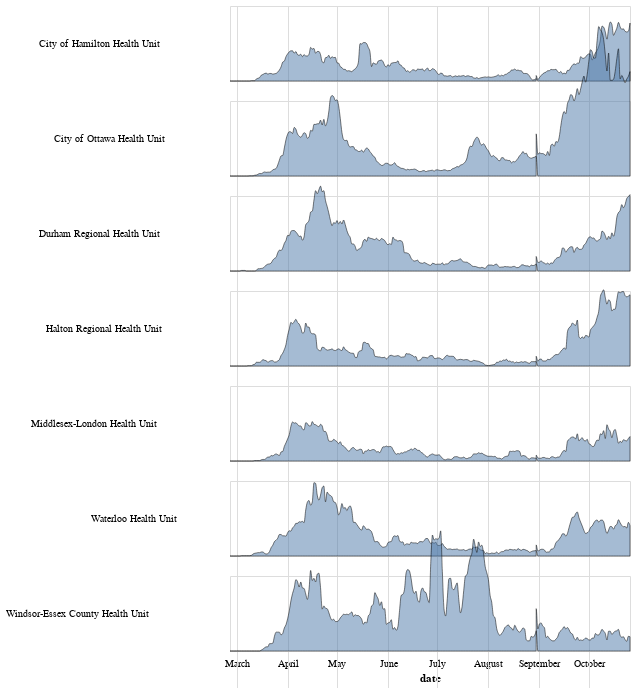

Notebook code cell kept with this figure:
### Code cell
step = 75
overlap = 1

joy = alt.Chart(
    pdf, height = step
).mark_area(
    interpolate='monotone',
    fillOpacity=0.5,
    stroke='black',
    strokeWidth=0.5
).encode(
    alt.X('date:T'),
    alt.Y(
        'value:Q',
        scale=alt.Scale(range = (step, -step * overlap)),
        axis=None
    )
#     alt.Fill(
#         'region:N',
#         legend = None
#     )
).facet(
    row = alt.Row(
        'region:N',
        title = None,
        header = alt.Header(labelAngle = 0, labelAlign = 'center')
    )
).properties(
    bounds = 'flush'
)

joy

### Figure 1 — Vega-Lite specification as saved in the notebook (floating-point values rounded to 4 significant figures; data arrays with more than 128 entries replaced by an {"elided": "..."} marker saying what was removed)
{"config": {"view": {"continuousWidth": 400, "continuousHeight": 300}}, "data": {"name": "data-4ba59eb642fe21848eb0b9ad947285cf"}, "facet": {"row": {"type": "nominal", "field": "region", "header": {"labelAlign": "center", "labelAngle": 0}, "title": null}}, "spec": {"mark": {"type": "area", "fillOpacity": 0.5, "interpolate": "monotone", "stroke": "black", "strokeWidth": 0.5}, "encoding": {"x": {"type": "temporal", "field": "date"}, "y": {"type": "quantitative", "axis": null, "field": "value", "scale": {"range": [75, -75]}}}, "height": 75}, "bounds": "flush", "$schema": "https://vega.github.io/schema/vega-lite/v4.8.1.json", "datasets": {"data-4ba59eb642fe21848eb0b9ad947285cf": {"elided": "1701 records"}}}
